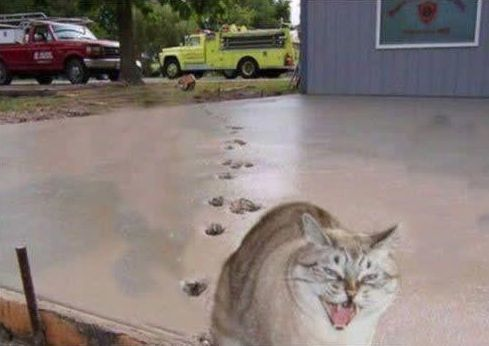
#> input picture nasty_cat.jpg, 489 x 346 px
$ python main.py
#> lines starting #> are read from the running program, lines starting #| are printed output that depends on the picture
import cv2 as cv
import sys
import numpy as np


img1 = cv.imread(cv.samples.findFile("nasty_cat.jpg"))
#> img1 is the input picture: shape (346, 489, 3); mean B, G, R 120.1, 125, 135.3
img2 = cv.cvtColor(img1, cv.COLOR_RGB2BGR)

gauss = cv.GaussianBlur(img1, (111, 111), 0)
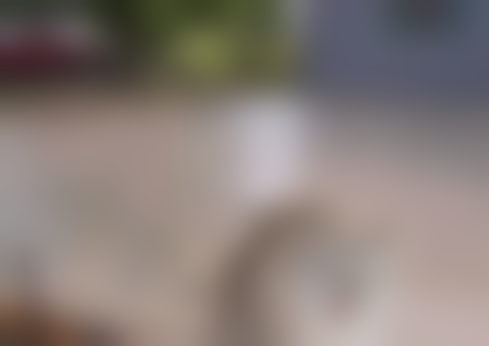
#> gauss: shape (346, 489, 3); mean B, G, R 120.1, 125, 135.4
img3 = cv.bitwise_or(img2, gauss)
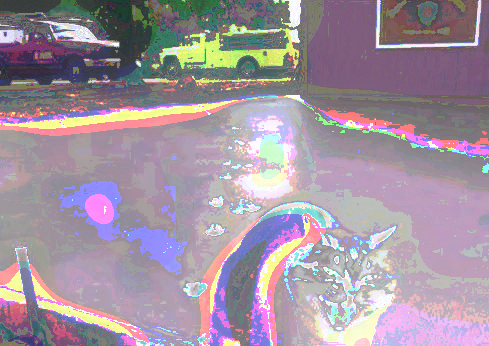
#> img3: shape (346, 489, 3); mean R, G, B 161.4, 147.2, 160.2
cv.imshow("3", img3)
k = cv.waitKey(0)
#> (key Esc is pressed here)

$ run again, with goebbels.jpg copied over nasty_cat.jpg
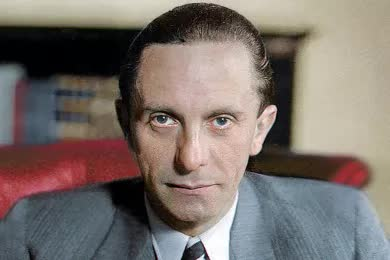
#> input picture goebbels.jpg, 390 x 260 px
#> img1 is the input picture: shape (260, 390, 3); mean B, G, R 108.1, 113.5, 123.4
#> `gauss = cv.GaussianBlur(img1, (111, 111), 0)`:
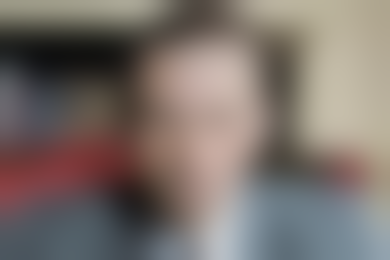
#> gauss: shape (260, 390, 3); mean B, G, R 108, 113.4, 123.3
#> `img3 = cv.bitwise_or(img2, gauss)`:
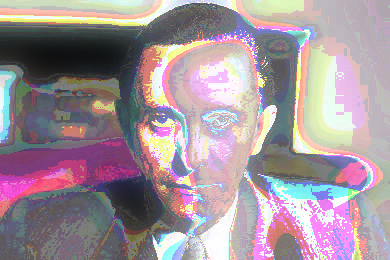
#> img3: shape (260, 390, 3); mean R, G, B 162.1, 146.7, 154.9
